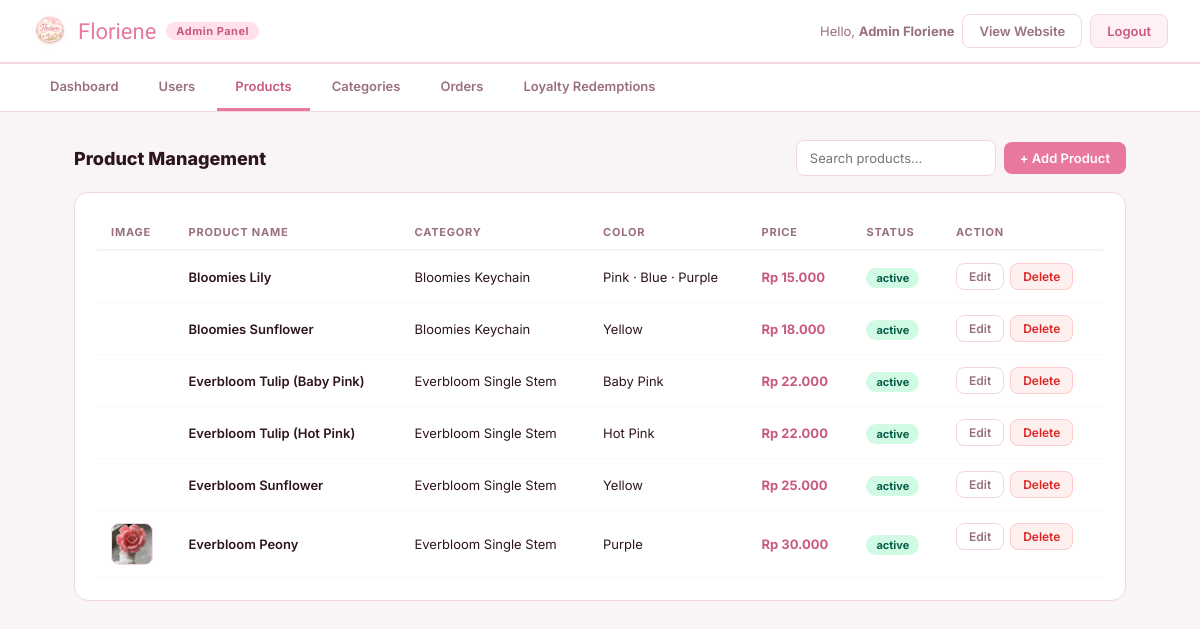
Page /admin.php?section=products (signed in) on the committed database.
### tables this page shows
CREATE TABLE IF NOT EXISTS produk (
    id_produk INT AUTO_INCREMENT PRIMARY KEY,
    nama_produk VARCHAR(255) NOT NULL,
    deskripsi_produk TEXT,
    harga DECIMAL(10, 2) NOT NULL,
    warna VARCHAR(100),
    status ENUM('active', 'inactive') DEFAULT 'active',
    url_foto_produk VARCHAR(500),
    id_kategori INT,
    created_at TIMESTAMP DEFAULT CURRENT_TIMESTAMP,
    FOREIGN KEY (id_kategori) REFERENCES kategori(id_kategori) ON DELETE SET NULL,
    INDEX idx_nama (nama_produk),
    INDEX idx_status (status),
    INDEX idx_kategori (id_kategori)
);

CREATE TABLE IF NOT EXISTS kategori (
    id_kategori INT AUTO_INCREMENT PRIMARY KEY,
    nama VARCHAR(255) NOT NULL,
    deskripsi TEXT,
    created_at TIMESTAMP DEFAULT CURRENT_TIMESTAMP,
    INDEX idx_nama (nama)
);

### admin.php (the view, shortened to what this page needs)
<?php
include 'php/db.php';
$section = $_GET['section'] ?? 'dashboard';
$users = $produk = $kategori = $pesanan = [];
if ($section === 'products') {
    $res = $conn->query("SELECT p.*, k.nama AS nama_kategori FROM produk p LEFT JOIN kategori k ON p.id_kategori=k.id_kategori ORDER BY p.created_at DESC");
    while ($r = $res->fetch_assoc())
        $produk[] = $r;
}
function rupiah($n)
{
    return 'Rp ' . number_format($n, 0, ',', '.');
}
function badge($s)
{
    $map = [
        'pending' => 'b-yellow',
        'processing' => 'b-blue',
        'completed' => 'b-green',
        'cancelled' => 'b-red',
        'ADMIN' => 'b-pink',
        'CUSTOMER' => 'b-purple',
        'active' => 'b-green',
        'inactive' => 'b-gray',
    ];
    return '<span class="badge ' . ($map[$s] ?? 'b-gray') . '">' . htmlspecialchars($s) . '</span>';
}
?>
<!DOCTYPE html>
<html lang="id">
<head>
    <script src="https://cdn.tailwindcss.com"></script>
    <link rel="stylesheet" href="css/admin.css">
</head>
<body>
    <div class="header">
        <div class="header-logo">
            <img src="img/logo.jpeg" alt="Floriene">
            <span class="brand">Floriene</span>
            <span class="role-tag">Admin Panel</span>
        </div>
        <div class="header-right">
            <span style="font-size:13px;color:#9a7080;">Hello,
                <strong><?= htmlspecialchars($_SESSION['nama']) ?></strong></span>
            <a href="index.html" target="_blank">View Website</a>
            <a href="php/auth.php?aksi=logout" class="btn-logout">Logout</a>
        </div>
    </div>
    <nav class="nav">
        <a href="admin.php?section=dashboard" class="<?= $section === 'dashboard' ? 'active' : '' ?>">Dashboard</a>
        <a href="admin.php?section=users" class="<?= $section === 'users' ? 'active' : '' ?>">Users</a>
        <a href="admin.php?section=products" class="<?= $section === 'products' ? 'active' : '' ?>">Products</a>
        <a href="admin.php?section=categories" class="<?= $section === 'categories' ? 'active' : '' ?>">Categories</a>
        <a href="admin.php?section=orders" class="<?= $section === 'orders' ? 'active' : '' ?>">Orders</a>
        <a href="admin.php?section=loyalties" class="<?= $section === 'loyalties' ? 'active' : '' ?>">Loyalty Redemptions</a>
    </nav>
    <div class="main">
        <?php if ($section === 'products'): ?>
            <div class="sec-head">
                <h2>Product Management</h2>
                <div class="sec-head-right">
                    <input type="text" class="input input-search" placeholder="Search products..."
                        oninput="cariTabel(this,'tbody-produk')">
                    <button class="btn btn-pink" onclick="bukaModal('modal-tambah-produk')">+ Add Product</button>
                </div>
            </div>
            <div class="card">
                <div class="table-wrap">
                    <table>
                        <thead>
                            <tr>
                                <th>Image</th>
                                <th>Product Name</th>
                                <th>Category</th>
                                <th>Color</th>
                                <th>Price</th>
                                <th>Status</th>
                                <th>Action</th>
                            </tr>
                        </thead>
                        <tbody id="tbody-produk">
                            <?php if (empty($produk)): ?>
                                <tr>
                                    <td colspan="7" class="empty">No products yet.</td>
                                </tr>
                            <?php else: ?>
                                <?php foreach ($produk as $p): ?>
                                    <tr>
                                        <td>
                                            <?php if ($p['url_foto_produk']): ?>
                                                <img src="<?= htmlspecialchars($p['url_foto_produk']) ?>" class="prod-thumb"
                                                    onerror="this.style.display='none'">
                                            <?php else: ?>
                                                <div class="placeholder-thumb">&#x1F337;</div>
                                            <?php endif; ?>
                                        </td>
                                        <td style="font-weight:600;"><?= htmlspecialchars($p['nama_produk']) ?></td>
                                        <td><?= htmlspecialchars($p['nama_kategori'] ?? '-') ?></td>
                                        <td><?= htmlspecialchars($p['warna'] ?? '-') ?></td>
                                        <td style="font-weight:700;color:#c85a80;"><?= rupiah($p['harga']) ?></td>
                                        <td><?= badge($p['status']) ?></td>
                                        <td style="display:flex;gap:6px;">
                                            <button class="btn btn-sm btn-outline"
                                                onclick='isiEditProduk(<?= htmlspecialchars(json_encode($p)) ?>)'>Edit</button>
                                            <form method="POST" action="php/produk.php" style="margin:0;"
                                                onsubmit="return confirm('Delete this product?')">
                                                <button type="submit" class="btn btn-sm btn-danger">Delete</button>
                                            </form>
                                        </td>
                                    </tr>
                                <?php endforeach; ?>
                            <?php endif; ?>
                        </tbody>
                    </table>
                </div>
            </div>
        <?php endif; ?>
    </div>
</body>
</html>

### css/admin.css (style rules this page uses)
* { margin: 0; padding: 0; box-sizing: border-box; }
body { font-family: "Inter", sans-serif; background: #f9f5f7; color: #2d1520; min-height: 100vh; }
.header { background: #fff; border-bottom: 2px solid #f3d6e4; padding: 0 32px; display: flex; align-items: center; justify-content: space-between; height: 64px; position: sticky; top: 0; z-index: 100; }
.header-logo { display: flex; align-items: center; gap: 10px; }
.header-logo img { width: 36px; height: 36px; border-radius: 50%; object-fit: cover; }
.header-logo .brand { font-family: "Dancing Script", cursive; font-size: 22px; color: #e8789f; }
.header-logo .role-tag { background: #ffe0ec; color: #c85a80; font-size: 11px; font-weight: 700; padding: 2px 10px; border-radius: 20px; letter-spacing: 0.5px; }
.header-right { display: flex; align-items: center; gap: 8px; }
.header-right a { text-decoration: none; font-size: 13px; font-weight: 600; padding: 8px 16px; border-radius: 8px; border: 1.5px solid #f3d6e4; color: #9a7080; transition: background 0.2s; }
.header-right .btn-logout { background: #fff0f5; color: #c85a80; border-color: #f3d6e4; }
.nav { background: #fff; border-bottom: 1px solid #f3d6e4; padding: 0 32px; display: flex; gap: 4px; overflow-x: auto; }
.nav a { text-decoration: none; display: block; padding: 14px 18px; font-size: 13px; font-weight: 600; color: #9a7080; border-bottom: 3px solid transparent; white-space: nowrap; transition: all 0.2s; }
.nav a.active { color: #c85a80; border-bottom-color: #e8789f; }
.main { max-width: 1100px; margin: 0 auto; padding: 28px 24px; }
.card { background: #fff; border-radius: 14px; padding: 22px; border: 1px solid #f3d6e4; }
.sec-head { display: flex; align-items: center; justify-content: space-between; margin-bottom: 16px; flex-wrap: wrap; gap: 10px; }
.sec-head h2 { font-size: 18px; font-weight: 800; color: #2d1520; }
.sec-head-right { display: flex; gap: 8px; align-items: center; flex-wrap: wrap; }
.table-wrap { overflow-x: auto; }
table { width: 100%; border-collapse: collapse; }
thead th { font-size: 11px; font-weight: 700; color: #9a7080; text-transform: uppercase; letter-spacing: 0.8px; padding: 10px 14px; text-align: left; border-bottom: 2px solid #f9f0f4; white-space: nowrap; }
tbody tr { border-bottom: 1px solid #fdf5f9; transition: background 0.15s; }
tbody td { padding: 12px 14px; font-size: 13px; vertical-align: middle; }
.prod-thumb { width: 42px; height: 42px; border-radius: 8px; object-fit: cover; border: 1px solid #f3d6e4; display: block; }
.badge { padding: 3px 10px; border-radius: 20px; font-size: 11px; font-weight: 700; white-space: nowrap; }
.b-green { background: #d1fae5; color: #065f46; }
.btn { display: inline-flex; align-items: center; gap: 5px; padding: 8px 16px; border-radius: 8px; font-size: 13px; font-weight: 600; border: none; cursor: pointer; font-family: "Inter", sans-serif; transition: opacity 0.2s; text-decoration: none; }
.btn-pink { background: #e8789f; color: #fff; }
.btn-outline { background: #fff; color: #9a7080; border: 1.5px solid #f3d6e4; }
.btn-danger { background: #fff0f0; color: #dc2626; border: 1.5px solid #fecaca; }
.btn-sm { padding: 5px 12px; font-size: 12px; }
.input { padding: 9px 13px; border: 1.5px solid #f3d6e4; border-radius: 8px; font-size: 13px; font-family: "Inter", sans-serif; color: #2d1520; outline: none; background: #fff; transition: border-color 0.2s; }
.input-search { width: 200px; }

### rows in the picture
produk: nama_produk "Bloomies Lily", id_kategori.nama "Bloomies Keychain", warna "Pink · Blue · Purple", harga "Rp 15.000", status "active"
produk: nama_produk "Bloomies Sunflower", id_kategori.nama "Bloomies Keychain", warna "Yellow", harga "Rp 18.000", status "active"
produk: nama_produk "Everbloom Tulip (Baby Pink)", id_kategori.nama "Everbloom Single Stem", warna "Baby Pink", harga "Rp 22.000", status "active"
produk: nama_produk "Everbloom Tulip (Hot Pink)", id_kategori.nama "Everbloom Single Stem", warna "Hot Pink", harga "Rp 22.000", status "active"
produk: nama_produk "Everbloom Sunflower", id_kategori.nama "Everbloom Single Stem", warna "Yellow", harga "Rp 25.000", status "active"
produk: url_foto_produk (picture), nama_produk "Everbloom Peony", id_kategori.nama "Everbloom Single Stem", warna "Purple", harga "Rp 30.000", status "active"

### other values in the picture
$_SESSION['nama'] "Admin Floriene"
